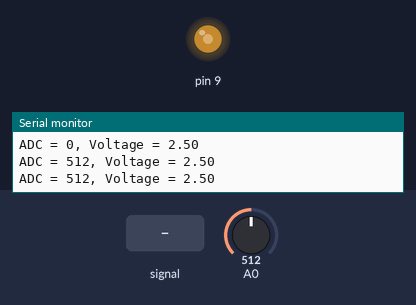
Simulated run of this sketch. Board: Arduino Uno, built with avr-gcc and run on an emulated ATmega328P. Shown: output pins drawn as LEDs (lit = HIGH), the last lines printed to the serial monitor. The test bench sets the inputs (shaded band); at power-on: A0 = 512.

Above: at 1.2 s.
1.3 s: A0 fed a 200 Hz sine of ±81 counts around its level
At 1.9 s:
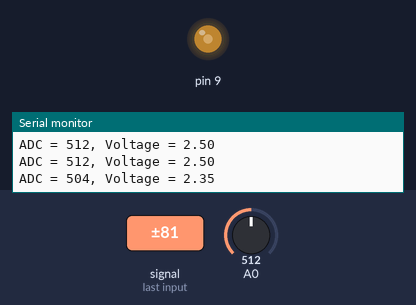
4.3 s: A0 set to 900
6.0 s: A0 set to 122
At 6.9 s:
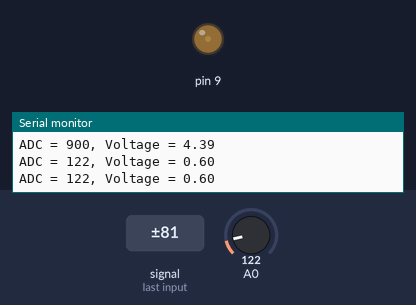
7.5 s: A0 set to 0
At 8.1 s:
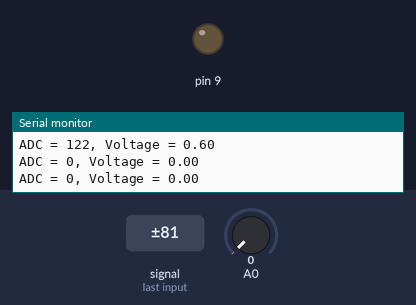
9.0 s: A0 set to 511
At 9.3 s:
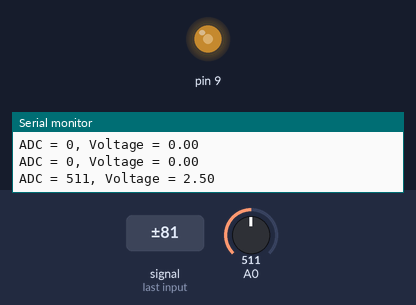
10.5 s: A0 fed a 1000 Hz sine of ±255 counts around its level
At 11.9 s:
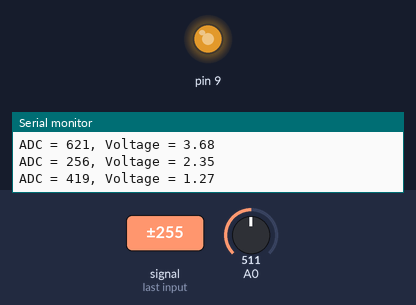
Timing chart, 0 to 14.5 s (numbered marks = the images above; inputs shaded):
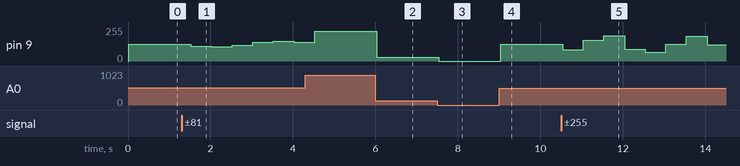

Measured:
- after the input at 1.3 s, pin 9: 127/255 → 111/255 after 0.22 s, → 108/255 0.50 s later, → 120/255 0.50 s later, → 140/255 0.50 s later, … (6 changes in this stretch)
- after the input at 6.0 s, pin 9: 224/255 → 30/255 at once
- after the input at 7.5 s, pin 9: 30/255 → 0/255 at once
- after the input at 9.0 s, pin 9: 0/255 → 127/255 at once

The sketch:

Listing_9.2.ino
```cpp
void setupADC() {
    // Ensure ADC is powered.
    PRR &= ~(1 << PRADC);

    // Slow the ADC clock down to 125 KHz
    // by dividing by 128 or 64. 128 is for a 16MHz Arduino
    // 64 for an 8MHz NormDuino. Does not cater for other
    // clock speeds here. BEWARE.
   #if F_CPU == 16000000
        ADCSRA = (1 << ADPS2) | (1 << ADPS1) | (1 << ADPS0);
   #else
        // Non-standard 8MHz clock in use.
        ADCSRA = (1 << ADPS2) | (1 << ADPS1) | (0 << ADPS0);
   #endif


    // Initialise the ADC to use the
    // internal AVCC 5V reference voltage.
    ADMUX = (0 << REFS1) | (1 << REFS0);

    // Ensure result is right aligned.
    ADMUX &= ~(1 << ADLAR);

    // Use the ADC multiplexer input
    // ADC0 = Arduino pin A0.
    ADMUX |= (0 << MUX3) | (0 << MUX2) | (0 << MUX1) | (0 << MUX0);

    // Disable ADC0 Digital input buffer.
    DIDR0 |= (1 << ADC0D);

    // Use the interrupt to advise when a result is available.
    ADCSRA |= (1 << ADIE);

    // Set auto-trigger on, and choose Free Running mode. As we
    // are not using the Analogue Comparator, we don't care about
    // the ACME bit in ADCSRB.
    ADCSRA |= (1 << ADATE);
    ADCSRB = 0;

    // Enable the ADC and wait for the voltages to settle.
    ADCSRA |= (1 << ADEN);
    delay(20);
}


void startADC() {
    ADCSRA |= (1 << ADSC);
}


// Somewhere for the ADC Interrupt to store the result.
volatile uint16_t ADCReading = 0;


// The interrupt handler.
ISR(ADC_vect) {
    ADCReading = ADCW;
}


void setup() {
    setupADC();

    // Use the Serial monitor for output.
    Serial.begin(9600);
    Serial.println("Arduino Direct ADC Testing");

    pinMode(9, OUTPUT);

    // Now, fire up the ADC.
    startADC();
}


void loop() {

    Serial.print("ADC = ");
    Serial.print(ADCReading);

    // The voltage is ADCReading * (5V/1024)
    Serial.print(", Voltage = ");
    Serial.println((float)(ADCReading * 5.0 / 1024.0));

    analogWrite(9, map(ADCReading, 0, 1023, 0, 255));
    delay(500);
}
```
